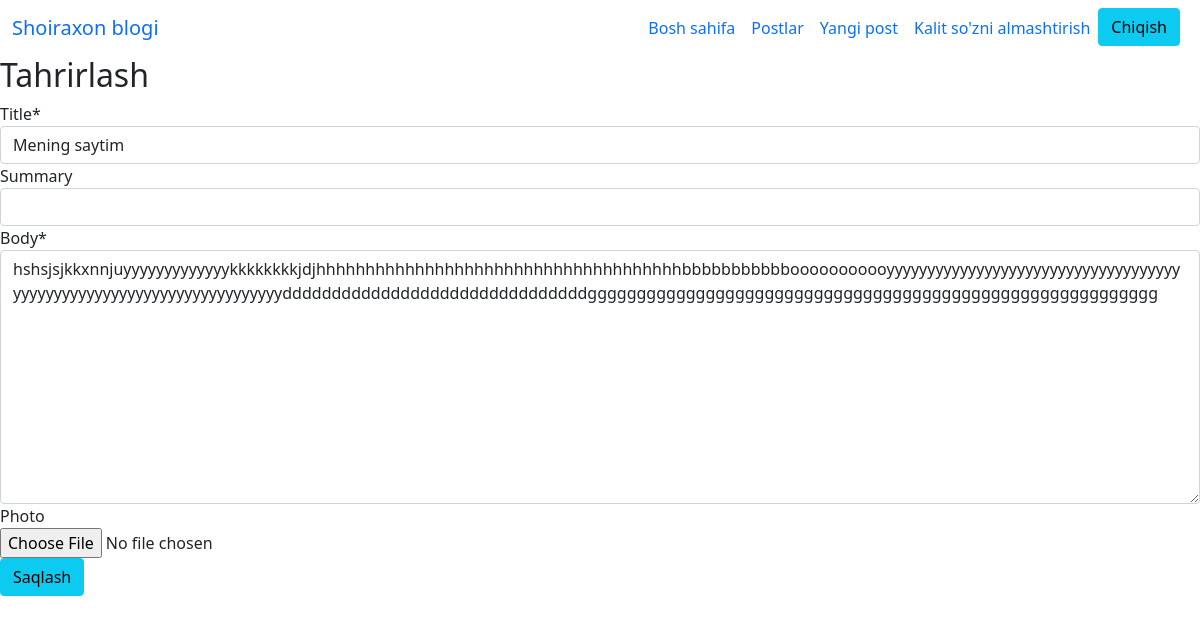
The page /articles/2/edit/ (signed in) on the database as committed earlier.
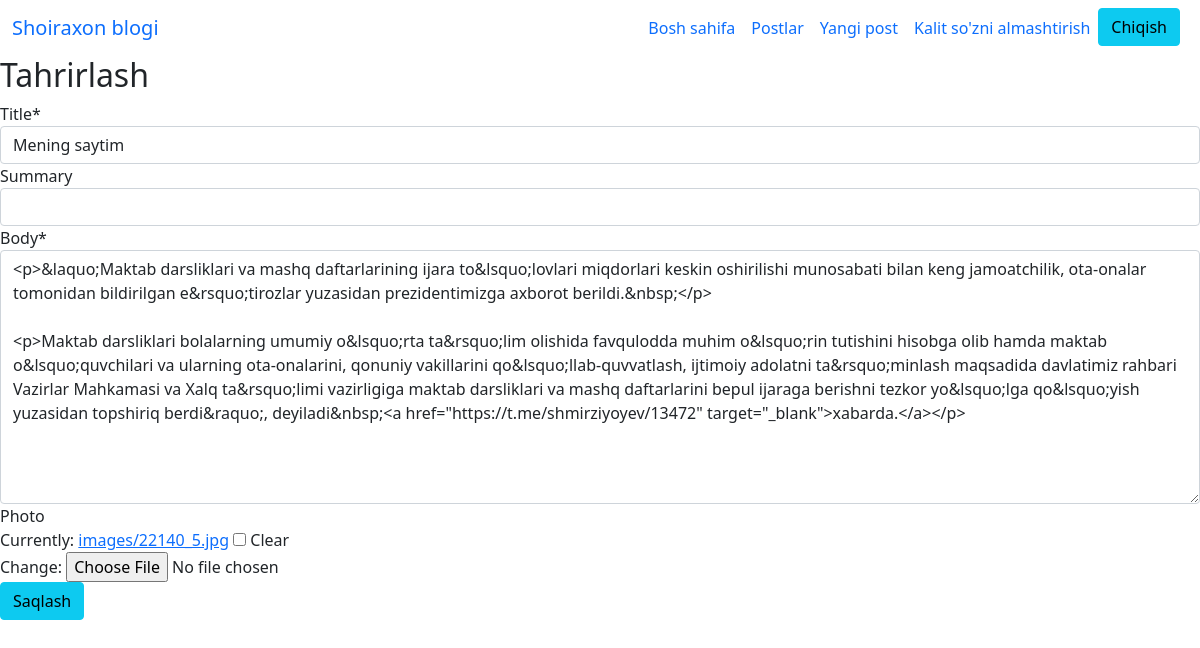
The same page on the database as committed later.
### articles/models.py (models this page shows, shortened)
class Article(models.Model):
  title = models.CharField(max_length=150)
  summary = models.CharField(max_length=200, blank=True)
  body = RichTextField()
  photo = models.ImageField(upload_to='images/', blank=True)
  date = models.DateTimeField(auto_now_add=True)
  author = models.ForeignKey(
    get_user_model(),
    on_delete=models.CASCADE,
    )

### articles/views.py (the view)
# urls.py: path('<int:pk>/edit/', ArticleUpdateView.as_view(), name='article_edit'),
class ArticleUpdateView(LoginRequiredMixin,  UserPassesTestMixin,UpdateView):
    model = Article
    template_name = 'article_edit.html'
    fields = ['title', 'summary', 'body', 'photo']
    def test_func(self):
        obj = self.get_object()
        return obj.author == self.request.user

### templates/article_edit.html (shortened to what this page needs)
{% extends 'base.html' %}
{% load crispy_forms_tags %}
{% block content %}
    <h2>Tahrirlash</h2>
    <form method="post" enctype="multipart/form-data">{% csrf_token %}
        {{ form|crispy }}
        <button class="btn btn-info ml-2" type="submit">Saqlash</button>
    </form>
{% endblock content %}

Rows that differ between the two databases and show on the page:
changed Article "Mening saytim": body "hshsjsjkkxnnjuyyyyyyyyyyyyykkkkkkkkjdjhhhhhhhhhhhhhhhhhhhhhhhhhhhhhhhhhhhhhbbbbbbbbbbbooooooooooyyyyyyyyyyyyyyyyyyyyyyyyyyyyyyyyyyyyyyyyyyyyyyyyyyyyyyyyyyyyyyyyyyyyydddddddddddddddddddddddddddddddgggggggggggggggggggggggggggggggggggggggggggggggggggggggggg" → "<p>&laquo;Maktab darsliklari va mashq daftarlarining ijara to&lsquo;lovlari miqdorlari keskin oshirilishi munosabati bilan keng jamoatchilik, ota-onalar tomonidan bildirilgan e&rsquo;tirozlar yuzasidan prezidentimizga axborot berildi.&nbsp;</p> <p>Maktab darsliklari bolalarning umumiy o&lsquo;rta ta&rsquo;lim olishida favqulodda muhim o&lsquo;rin tutishini hisobga olib hamda maktab o&lsquo;quvchilari va ularning ota-onalarini, qonuniy vakillarini qo&lsquo;llab-quvvatlash, ijtimoiy adolatni ta&rsquo;minlash maqsadida davlatimiz rahbari Vazirlar Mahkamasi va Xalq ta&rsquo;limi vazirligiga maktab darsliklari va mashq daftarlarini bepul ijaraga berishni tezkor yo&lsquo;lga qo&lsquo;yish…"
Other text that changed with them:
form field form: (not shown) → "☐"
text no longer shown: "Title * Summary Body * Photo"
text now shown: "Title * Summary Body * Photo Currently: images/22140_5.jpg Clear Change:"
